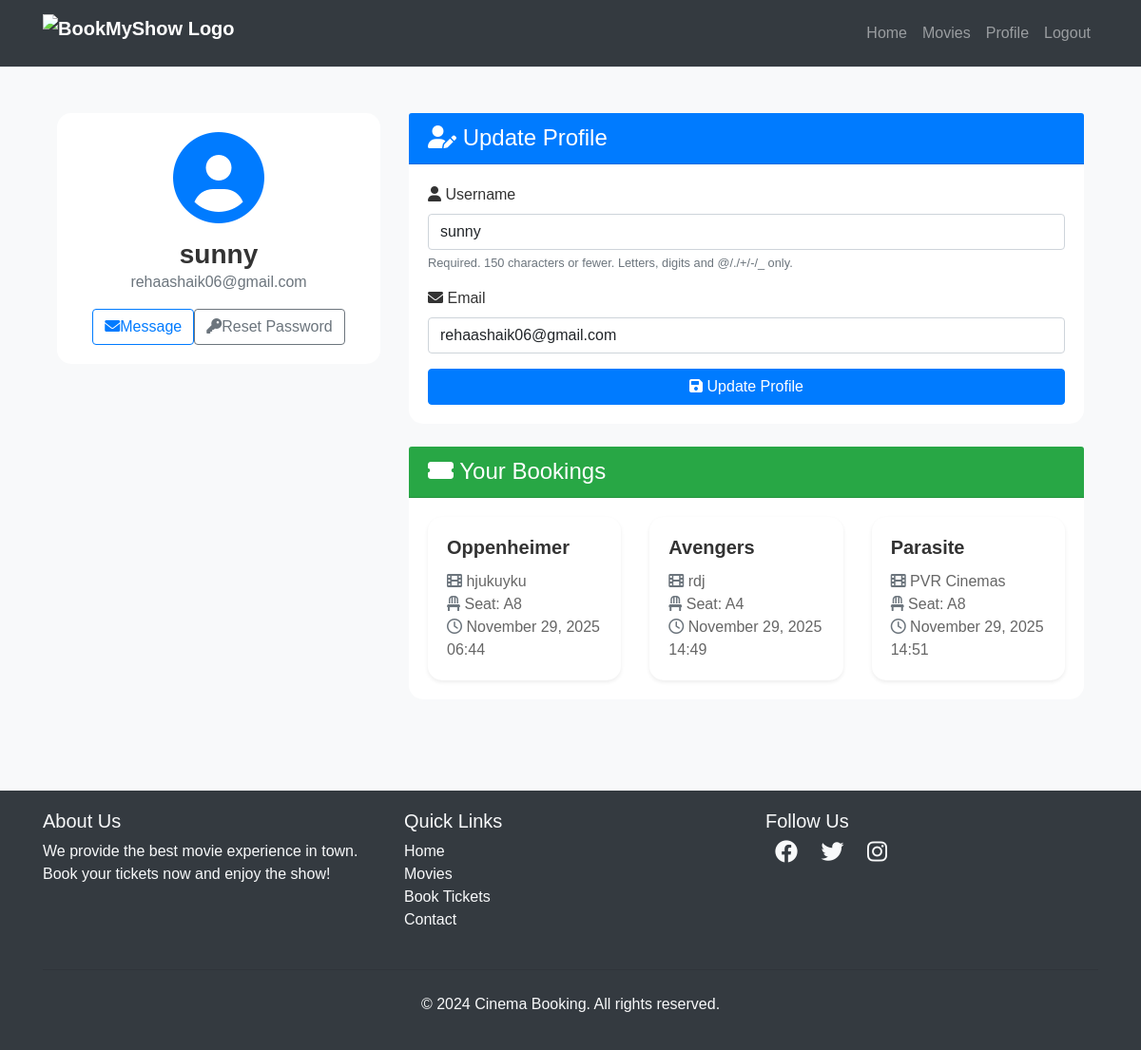
/users/profile/ (signed in), run on the app's committed database.
### movies/models.py (models this page shows, shortened)
class Booking(models.Model):
    user=models.ForeignKey(User,on_delete=models.CASCADE)
    seat=models.OneToOneField(Seat,on_delete=models.CASCADE)
    movie=models.ForeignKey(Movie,on_delete=models.CASCADE)
    theater=models.ForeignKey(Theater,on_delete=models.CASCADE)
    booked_at=models.DateTimeField(auto_now_add=True)
    class StatusChoices(models.TextChoices):
        PENDING = 'pending', 'Pending'
        CONFIRMED = 'confirmed', 'Confirmed'
        CANCELLED = 'cancelled', 'Cancelled'
    class PaymentStatus(models.TextChoices):
        PENDING = 'pending', 'Pending'
        PAID = 'paid', 'Paid'
        REFUNDED = 'refunded', 'Refunded'
    status = models.CharField(max_length=20, choices=StatusChoices.choices, default=StatusChoices.PENDING)
    payment_status = models.CharField(max_length=20, choices=PaymentStatus.choices, default=PaymentStatus.PENDING)
    expires_at = models.DateTimeField(blank=True, null=True)
    payment_intent_id = models.CharField(max_length=255, blank=True, null=True)

class Movie(models.Model):
    name= models.CharField(max_length=255)
    image= models.ImageField(upload_to="movies/")
    rating = models.DecimalField(max_digits=3,decimal_places=1)
    cast= models.TextField()
    description= models.TextField(blank=True,null=True)
    genre = models.CharField(max_length=32, choices=GENRE_CHOICES, default='Drama')
    language = models.CharField(max_length=32, choices=LANGUAGE_CHOICES, default='English')
    release_year = models.PositiveIntegerField(blank=True, null=True)
    trailer_url = models.URLField(blank=True, null=True)

class Theater(models.Model):
    name = models.CharField(max_length=255)
    movie = models.ForeignKey(Movie,on_delete=models.CASCADE,related_name='theaters')
    time= models.DateTimeField()
    class FormatChoices(models.TextChoices):
        TWO_D = '2D', '2D'
        THREE_D = '3D', '3D'
        IMAX_3D = 'IMAX 3D', 'IMAX 3D'
    format = models.CharField(max_length=10, choices=FormatChoices.choices, default=FormatChoices.TWO_D)
    price = models.DecimalField(max_digits=8, decimal_places=2, default=0)

class Seat(models.Model):
    theater = models.ForeignKey(Theater,on_delete=models.CASCADE,related_name='seats')
    seat_number = models.CharField(max_length=10)
    is_booked=models.BooleanField(default=False)

### users/views.py (the view)
# urls.py: path('profile/', profile, name='profile'),
@login_required
def profile(request):
    bookings= Booking.objects.filter(user=request.user)
    if request.method == 'POST':
        u_form = UserUpdateForm(request.POST, instance=request.user)
        if u_form.is_valid():
            u_form.save()
            return redirect('profile')
    else:
        u_form = UserUpdateForm(instance=request.user)
    return render(request, 'users/profile.html', {'u_form': u_form,'bookings':bookings})

### users/forms.py
class UserUpdateForm(forms.ModelForm):
    email = forms.EmailField()
    class Meta:
        model = User
        fields = ['username', 'email']

### templates/users/profile.html (shortened to what this page needs)
{% extends "users/basic.html" %} {% block content %}
<div class="container py-5">
  <div class="row">
    <div class="col-lg-4 mb-4">
      <div class="card shadow">
        <div class="card-body text-center">
          <div class="mb-3">
            <i class="fas fa-user-circle fa-6x text-primary"></i>
          </div>
          <h3 class="card-title mb-0">{{ user.username }}</h3>
          <p class="text-muted mb-3">{{ user.email }}</p>
          <div class="d-flex justify-content-center">
            <a href="#" class="btn btn-outline-primary me-2"><i class="fas fa-envelope me-2"></i>Message</a>
            <a href="{% url 'password_reset' %}" class="btn btn-outline-secondary"><i class="fas fa-key me-2"></i>Reset Password</a>
          </div>
        </div>
      </div>
    </div>
    <div class="col-lg-8">
      <div class="card shadow mb-4">
        <div class="card-header bg-primary text-white">
          <h4 class="mb-0"><i class="fas fa-user-edit me-2"></i> Update Profile</h4>
        </div>
        <div class="card-body">
          <form method="POST">
            {% for field in u_form %}
              <div class="mb-3">
                <label for="{{ field.id_for_label }}" class="form-label">
                  <i class="fas fa-{% if field.name == 'username' %}user{% elif field.name == 'email' %}envelope{% else %}info-circle{% endif %} me-2"></i>
                  {{ field.label }}
                </label>
                {{ field }}
                {% if field.help_text %}
                  <small class="form-text text-muted">{{ field.help_text }}</small>
                {% endif %}
              </div>
            {% endfor %}
            <button class="btn btn-primary w-100" type="submit"><i class="fas fa-save me-2"></i> Update Profile</button>
          </form>
        </div>
      </div>
      <div class="card shadow">
        <div class="card-header bg-success text-white">
          <h4 class="mb-0"><i class="fas fa-ticket-alt me-2"> </i> Your Bookings</h4>
        </div>
        <div class="card-body">
          {% if bookings %}
            <div class="row row-cols-1 row-cols-md-2 g-4">
              {% for booking in bookings %}
                <div class="col">
                  <div class="card h-100 border-0 shadow-sm">
                    <div class="card-body">
                      <h5 class="card-title">{{ booking.movie.name }}</h5>
                      <p class="card-text">
                        <i class="fas fa-film me-2 text-muted"> </i>  {{ booking.theater.name }}<br>
                        <i class="fas fa-chair me-2 text-muted"> </i>  Seat: {{ booking.seat.seat_number }}<br>
                        <i class="far fa-clock me-2 text-muted"> </i>  {{ booking.booked_at|date:"F d, Y H:i" }}
                      </p>
                    </div>
                  </div>
                </div>
              {% endfor %}
            </div>
          {% else %}
            <div class="text-center py-5">
              <i class="fas fa-ticket-alt fa-4x text-muted mb-3"></i>
              <p class="lead mb-0">No bookings yet. Time to plan your next movie night!</p>
            </div>
          {% endif %}
        </div>
      </div>
    </div>
  </div>
</div>
<link rel="stylesheet" href="https://cdnjs.cloudflare.com/ajax/libs/font-awesome/6.0.0-beta3/css/all.min.css">
{% endblock %}

### templates/users/basic.html (style rules this page uses)
body { font-family: Arial, sans-serif; background-color: #f8f9fa; color: #333; }
.card { background-color: #fff; border: 1px solid #dee2e6; border-radius: 8px; transition: transform 0.3s ease-in-out, box-shadow 0.3s ease-in-out; }
.card-title { color: #333; font-weight: bold; }
.card-text { color: #666; }
.btn-primary { background-color: #007bff; border-color: #007bff; }
.btn-outline-primary { color: #007bff; border-color: #007bff; }
.text-muted { color: #6c757d !important; }
.shadow-sm { box-shadow: 0 .125rem .25rem rgba(0,0,0,.075) !important; }
.text-center { text-align: center !important; }
.text-primary { color: #007bff !important; }

### templates/users/profile.html (style rules this page uses)
body { background-color: #f8f9fa; }
.card { border-radius: 15px; border: none; transition: transform 0.3s ease-in-out; }
.card-header { border-top-left-radius: 15px; border-top-right-radius: 15px; }
form input, form select, form textarea { display: block; width: 100%; padding: 0.375rem 0.75rem; font-size: 1rem; font-weight: 400; line-height: 1.5; color: #212529; background-color: #fff; background-clip: padding-box; border: 1px solid #ced4da; border-radius: 0.25rem; transition: border-color 0.15s ease-in-out, box-shadow 0.15s ease-in-out; }

### data on the page
Booking: movie.name "Oppenheimer", theater.name "hjukuyku", seat.seat_number "A8", booked_at "November 29, 2025 06:44"
Booking: movie.name "Avengers", theater.name "rdj", seat.seat_number "A4", booked_at "November 29, 2025 14:49"
Booking: movie.name "Parasite", theater.name "PVR Cinemas", seat.seat_number "A8", booked_at "November 29, 2025 14:51"

### other printed values
{{ user.username }} "sunny"
{{ user.email }} "rehaashaik06@gmail.com"
{{ field.label }} "Username" "Email"
{{ field.help_text }} "Required. 150 characters or fewer. Letters, digits and @/./+/-/_ only."
